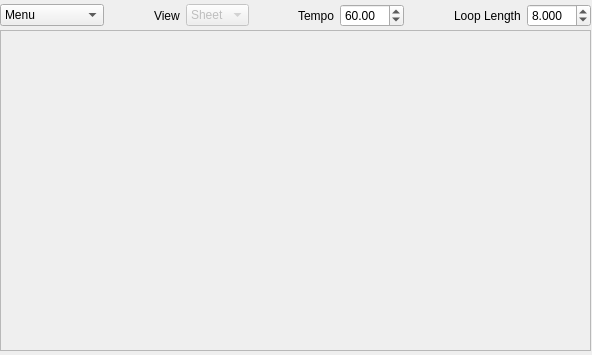
<?xml version="1.0" encoding="UTF-8"?>
<ui version="4.0">
 <class>LiveEventWidget</class>
 <widget class="QWidget" name="LiveEventWidget">
  <property name="geometry">
   <rect>
    <x>0</x>
    <y>0</y>
    <width>592</width>
    <height>355</height>
   </rect>
  </property>
  <property name="windowTitle">
   <string>Form</string>
  </property>
  <widget class="QWidget" name="horizontalLayoutWidget">
   <property name="geometry">
    <rect>
     <x>0</x>
     <y>0</y>
     <width>591</width>
     <height>31</height>
    </rect>
   </property>
   <layout class="QHBoxLayout" name="horizontalLayout">
    <item>
     <widget class="QComboBox" name="actionComboBox">
      <item>
       <property name="text">
        <string>Menu</string>
       </property>
      </item>
      <item>
       <property name="text">
        <string>New Frame</string>
       </property>
      </item>
      <item>
       <property name="text">
        <string>Clone Frame</string>
       </property>
      </item>
      <item>
       <property name="text">
        <string>Delete Frame</string>
       </property>
      </item>
     </widget>
    </item>
    <item>
     <spacer name="horizontalSpacer_2">
      <property name="orientation">
       <enum>Qt::Horizontal</enum>
      </property>
      <property name="sizeHint" stdset="0">
       <size>
        <width>40</width>
        <height>20</height>
       </size>
      </property>
     </spacer>
    </item>
    <item>
     <widget class="QLabel" name="label_2">
      <property name="text">
       <string>View</string>
      </property>
     </widget>
    </item>
    <item>
     <widget class="QComboBox" name="comboBox_2">
      <property name="enabled">
       <bool>false</bool>
      </property>
      <item>
       <property name="text">
        <string>Sheet</string>
       </property>
      </item>
      <item>
       <property name="text">
        <string>Text</string>
       </property>
      </item>
     </widget>
    </item>
    <item>
     <spacer name="horizontalSpacer">
      <property name="orientation">
       <enum>Qt::Horizontal</enum>
      </property>
      <property name="sizeHint" stdset="0">
       <size>
        <width>40</width>
        <height>20</height>
       </size>
      </property>
     </spacer>
    </item>
    <item>
     <widget class="QLabel" name="label">
      <property name="text">
       <string>Tempo</string>
      </property>
     </widget>
    </item>
    <item>
     <widget class="QDoubleSpinBox" name="tempoSpinBox">
      <property name="maximum">
       <double>999.000000000000000</double>
      </property>
      <property name="value">
       <double>60.000000000000000</double>
      </property>
     </widget>
    </item>
    <item>
     <spacer name="horizontalSpacer_3">
      <property name="orientation">
       <enum>Qt::Horizontal</enum>
      </property>
      <property name="sizeHint" stdset="0">
       <size>
        <width>40</width>
        <height>20</height>
       </size>
      </property>
     </spacer>
    </item>
    <item>
     <widget class="QLabel" name="label_3">
      <property name="text">
       <string>Loop Length</string>
      </property>
     </widget>
    </item>
    <item>
     <widget class="QDoubleSpinBox" name="loopLengthSpinBox">
      <property name="decimals">
       <number>3</number>
      </property>
      <property name="minimum">
       <double>1.000000000000000</double>
      </property>
      <property name="value">
       <double>8.000000000000000</double>
      </property>
     </widget>
    </item>
   </layout>
  </widget>
  <widget class="QScrollArea" name="scrollArea">
   <property name="geometry">
    <rect>
     <x>0</x>
     <y>30</y>
     <width>591</width>
     <height>321</height>
    </rect>
   </property>
   <property name="widgetResizable">
    <bool>true</bool>
   </property>
   <widget class="QWidget" name="scrollAreaWidgetContents">
    <property name="geometry">
     <rect>
      <x>0</x>
      <y>0</y>
      <width>589</width>
      <height>319</height>
     </rect>
    </property>
   </widget>
  </widget>
 </widget>
 <resources/>
 <connections/>
</ui>
